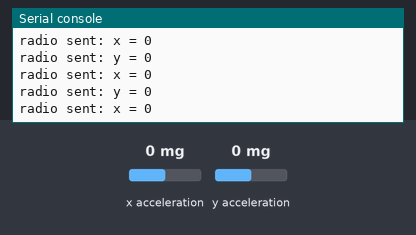
Simulated run of this program. Board: BBC micro:bit (MakeCode). On the bench: the last lines printed to the serial console. The inputs (shaded band) are chosen by the test bench; at power-on: x acceleration 0 mg, y acceleration 0 mg. No radio messages arrive unless stated (any console line starting 'radio sent:' is added by the test bench).

Above: at 1.2 s.
1.3 s: x acceleration set to -1440 mg
At 1.33 s:
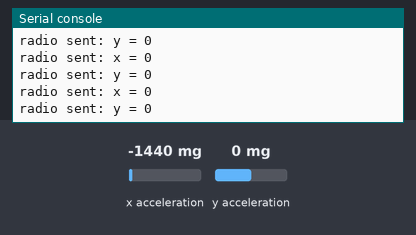
2.8 s: y acceleration set to -1440 mg
At 2.88 s:
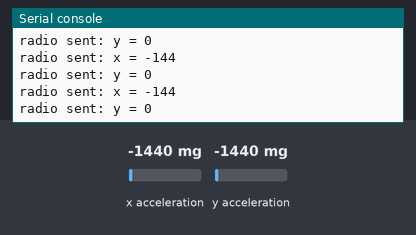
4.3 s: x acceleration set to -750 mg
At 4.43 s:
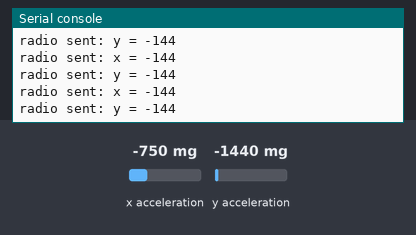
Timing chart, 0 to 7.3 s (numbered marks = the images above; inputs shaded):
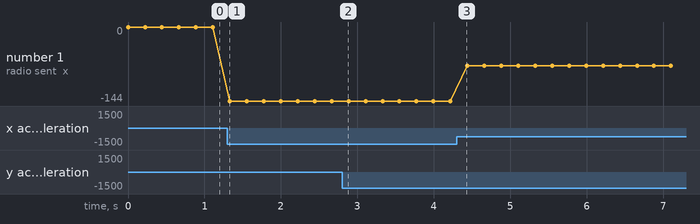

The program:

main.ts
```typescript
radio.setGroup(90)
basic.forever(function () {
    radio.sendValue("x", Math.idiv(input.acceleration(Dimension.X), 10))
    basic.pause(100)
    radio.sendValue("y", Math.idiv(input.acceleration(Dimension.Y), 10))
    basic.pause(100)
})
```

test.ts
```typescript
// 테스트는 여기로 이동합니다; 이 패키지가 확장으로 사용될 때 컴파일되지 않을 것 입니다.
```

Measured:
- plotted number 1: 0 → -144 after the input at 1.3 s, -144 → -75 after the input at 4.3 s
